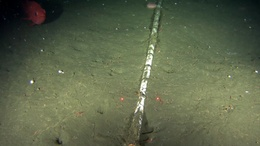
%> input picture data/181.jpg, 260 x 146 px, shrunk from 1280 x 720 before the run
$ octave demo.m   (GNU Octave 9; MATLAB toolbox functions it lacks are replaced by stand-ins)
%> lines starting %> are read from the running program, lines starting %| are printed output that depends on the picture
### utils/CCICalculation.m
function [CCI] = CCICalculation(image,tolerance)

% Function to calculate the contrast code image (CCI), first proposed in
% the work titled "A Contrast-Guided Approach for the Enhancement
% of Low-Lighting Underwater Images" by Tunai P. Marques, Alexandra
% Branzan-Albu and Maia Hoeberechts
% By Tunai Porto Marques, 2020 (tunaimarques.com)
%
% Inputs:
% image - the RGB image whose the CCI is calculated upon
% tolerance - parameter that defines the priority that bigger patch sizes
% will have.
%
% Outputs:
% CCI - a 1-D matrix with the same dimensions as "image" composed, in each
% location x, by the contrast code c that specifies the patch size that
% generated the smallest local standard deviation considering 7 patch
% sizes.

% ========== Contrast code image (CCI) calculation ============== %

% turn image into double so its decimal points can be used in calculations
A = double(image);
[x y z] = size(A);

% create an image with padding big enough to allocate all the dynamic patch
% sizes when calculating dark channel and transmission maps
biggest_psize = 15;
prange_biggest = round(biggest_psize/2)-1;

% assign the different psizes to be tested. usual range is [15 13 ... 5 3]
psize2 = [15 13 11 9 7 5 3];

% determines the tolerance factor (weight decay)
tol = 1-(tolerance/100);

% creates a tolerance array that will use the tolerance factor to
% proportionally increase the priority of bigger patch sizes. Since
% the lowest std.dev. will determine the patch size chosen, lowering
% this value increases its relevance in latter stages of the algorithm.
tolerance_array = [1*((tol)^6) 1*((tol)^5) 1*((tol)^4) 1*((tol)^3) 1*((tol)^2) 1*((tol)^1) 1];
% reshapes the array into a 7-dimensional array
tolerance_array = reshape(tolerance_array,1,1,7);
% clones the array so it can be multiplied with all the elements of the
% std.dev. results image
tolerance_matrix = repmat(tolerance_array,[x y 1]);

% Score Image creation. note that the number of dimensions is given by the
% number of std. deviation. scores that will be saved for each pixel,
% corresponding to different window sizes
score_temp = zeros(x,y,length(psize2));

% calculation of the grayscale version of the image:

% 1. uses ITU-R Recommendation BT.601-7 for luminance (E'y) caclualtion:
% E'y = 0.299 * R + 0.587 * G + 0.114 * B. This formulation takes into
% consideration the perceived importance of each color channel to the human
% eye, therefore it is preferred.

gray = rgb2gray(image);
% 2. Alternativelly, use the simple mean between the three color channels
% gray = (A(:,:,1)+A(:,:,2)+A(:,:,3))/3;

% calculation of the std. dev for the seven different patch sizes:
% calculates the standard deviation for each patch size, centered in each
% pixel (stride 1) of the image and save all the results in the score_temp
% image. note that score_temp(x,y,1) refers to the std. dev. of patch size
% 15x15, score_temp(x,y,7) to patch 3x3, and so on.
for i = 1:length(psize2)
    patchsize=psize2(i);
    score_temp(:,:,i)=stdfilt(gray,true(patchsize));
end

% do an element-wise multiplication with the tolerance matrix so all the
% std. dev. for higher patch sizes are prioritized (i.e., their values are lowered).
% note that using tolerance=0 will assign the same priority to the
% std. dev. results of all patch sizes.
score_temp = score_temp.*tolerance_matrix;

% the dimension with lowest value indicates the approapriate patch size (the one
% that generated the lowest std. dev. result.

disp("Contrast code image calculated.");
[~, CCI] = min(score_temp,[],3);

### utils/luwe_input.m
function [dynamic] = luwe_input(image,CCI,w,t0,filter, atmLightPatchMul, name, save)

% Function to calculate the inputs of the multi-scale fusion process by
% dehazing the original image using two atmospheric lighting models
% By Tunai Porto Marques, 2020 (tunaimarques.com)
%
% Inputs:
% image - RGB image to be used in the dehazing process
% CCI - contrast code image calculated using the CCICalculation function
% w - parameter that preserves some of the particles (haze) in the image
% for more realistic results (aerial perspective)
% t0 - to avoid the noise cause by small J(x)t(x) (in the radiance recovery
% phase), this term is added as a lower boundary
% filter - defines if the transmission map and atm. lighting are refined or not
% atmLightPatchMul - multiplying factor m (with respect to constrast code
% c) to be used in the atm. lighting model calculation
% name - path of the  output images
% save - defines if partial results are saved as images or not
%
% Outputs:
% dynamic - result (RGB image) of the contrast-based, local
% atm. lighting-led dehazing process

disp(sprintf('Creating input with atm. lighting using m=%d',atmLightPatchMul));

if ~exist(name, 'dir')
   mkdir(name)
end

% The functions used to calculate the dark channel and transmission maps
% with different patch sizes were included in this function for clarity.

% ========== Calculating the dark channel ============== %

% turn image into double so its decimal points can be used in calculations
A = double(image);
A(A<10)=0;

[x y z] = size(A);

% create an image with padding big enough to allocate all the dynamic patch
% sizes when calculating dark channel and transmission maps
biggest_psize = 15;
prange_biggest = round(biggest_psize/2)-1;
extended = padarray(A,[prange_biggest prange_biggest],'symmetric','both');

dcs = zeros(x,y,3);

%loop throught the image constructing the dark channel
for i = 1:x
        for j = 1:y

            % compensate for the extended indices (padding)
            cpx = i+prange_biggest; %current pixel x
            cpy = j+prange_biggest; %current pixel y

            % select the ideal patch size for this particular pixel (based
            % on the CCI previously calculated)
            prange = CCI(i,j);
            prange = 8-prange;

            % determine the current patch to be considered
            patch = extended(cpx-prange:cpx+prange,cpy-prange:cpy+prange,:);

            dcs(i,j,1) = min(min(patch(:,:,1)));
            dcs(i,j,2) = min(min(patch(:,:,2)));
            dcs(i,j,3) = min(min(patch(:,:,3)));

       end
end

% ========== Calculating the atmospheric light ============== %

atmLightImage = zeros(x,y,3);

% calculate the atm. lighting model for each of the color channels based
% on local contrast, as specified by eq. (9) from [1]
atmLightImage(:,:,1) = contrastGuidedAL(dcs(:,:,1),CCI,atmLightPatchMul);
atmLightImage(:,:,2) = contrastGuidedAL(dcs(:,:,2),CCI,atmLightPatchMul);
atmLightImage(:,:,3) = contrastGuidedAL(dcs(:,:,3),CCI,atmLightPatchMul);

if (filter == 1)
    atmLightImageFilt = imgaussfilt(atmLightImage,10);
else
    atmLightImageFilt = atmLightImage;
end

% ========== Calculating the transmission map ============== %

transmm = zeros(x,y);

% normalize the image using the previously calculated atmospheric lighting
% model in each color channel

normalized(:,:,1) = A(:,:,1)./atmLightImageFilt(:,:,1);
normalized(:,:,2) = A(:,:,2)./atmLightImageFilt(:,:,2);
normalized(:,:,3) = A(:,:,3)./atmLightImageFilt(:,:,3);
normalized(isnan(normalized))=0;

%values of normalized vary between 0-1 (variable of type double)

% pad the normalized image so patches of different sizes can be used to
% calculate the transmission map
normalized = padarray(normalized,[prange_biggest prange_biggest],'symmetric','both');

for i = 1:x
        for j = 1:y

            % for each pixel, compensate the coordinates with the
            % padding applied

            cpx=i+prange_biggest; %current pixel x
            cpy=j+prange_biggest; %current pixel y

            %choose the best psize
            prange=CCI(i,j);
            prange = 8-prange;

            % select the patch on the normalized image
            patch = normalized(cpx-prange:cpx+prange,cpy-prange:cpy+prange,:);

            % eq. (12) from [2]
            transmm(i,j) = 1 - ( w * min(patch(:)) );

       end
end

tmr = transmm;

% most of the single-image dehazing algorithms add a filtering step after
% the tmap calculation. Common filtering options are the Gaussian,
% bi-lateral and fast guided filter. Based on [3], we use the fast guided
% filter.

% applies the fast-guided filter if prompted by the user.
if (filter == 1)
        p = double(transmm);
        r = 16; % radius of the window w
        s = 4; %subsampling ratio s
        eps = 0.45; %regularization parameter controlling the degree of smoothness
        transmm = fastguidedfilter(p,p,r,eps,s);
end

tmd = transmm;

% ========== Recovering the radiance (haze-less version of the image) === %

J=zeros(size(A));

% for the current implementation of this formula, the values of the
% pixels should range from [0 1].

% rescale the intensities of each pixel in the three channels of the
% original image
a_r = im2single(uint8(A(:,:,1)));
a_g = im2single(uint8(A(:,:,2)));
a_b = im2single(uint8(A(:,:,3)));

% rescale the atm. lighting.
atm_lighting = atmLightImageFilt;
atm_lighting = atm_lighting/255;

% loop throught the image to recover its radiance (haze-less version)
for i = 1:x
        for j = 1:y

            % from eq. (22) in [2]:
            % 1 - subtract the original pixel value by the atm. light
            % 2 - divide the result by the max of (tmap(x,y0 , t0))
            % 3 - sum the result with the atm. light

            diff = (double(a_r(i,j))-atm_lighting(i,j,1));
            J(i,j,1)=diff/max(transmm(i,j),t0);
            J(i,j,1)=J(i,j,1)+atm_lighting(i,j,1);

            diff = (double(a_g(i,j))-atm_lighting(i,j,2));
            J(i,j,2)=diff/max(transmm(i,j),t0);
            J(i,j,2)=J(i,j,2)+atm_lighting(i,j,2);

            diff = (double(a_b(i,j))-atm_lighting(i,j,3));
            J(i,j,3)=diff/max(transmm(i,j),t0);
            J(i,j,3)=J(i,j,3)+atm_lighting(i,j,3);

        end
end

% save images if prompted
if(save==1)
    imwrite(tmd,string(name)+string(atmLightPatchMul)+'tmap_filtered.png');
    imwrite(tmr,string(name)+string(atmLightPatchMul)+'tmap_raw.png');
    imwrite(rescale(atmLightImageFilt),string(name)+string(atmLightPatchMul)+'atml_filtered.png');
    imwrite(rescale(atmLightImage),string(name)+string(atmLightPatchMul)+'atml_raw.png');
    imwrite(rgb2gray(rescale(dcs)),string(name)+'dc.png');
end

% return the final, contrast-based dehazed image
dynamic = J;

%%% References
% [1] L^2UWE: A Framework for the Efficient Enhancement of Low-Light
% Underwater Images Using Local Contrast and Multi-Scale Fusion. Tunai
% Porto Marques, Alexandra Branzan Albu, 2020.
% [2] Single Image Haze Removal Using Dark Channel Prior. Kaiming He,
% Jian Sun, Xiaoou Tang, 2011.
% [3] Enhancement of Low-Lighting Underwater Images Using Dark Channel
% Prior and Fast Guided Filters. Tunai Porto Marques, Alexandra
% Brazan-Albu, Maia Hoeberechts, 2018

### demo.m
% Implementation of the work "L^2UWE: A Framework for the
% Efficient Enhancement of Low-Light Underwater Images Using
% Local Contrast and Multi-Scale Fusion" by Tunai P. Marques and Alenxadra
% Branzan Albu
% 2020 CVPR Workshop - NTIRE: New Trends in Image Restoration and Enhancement
%
% By Tunai Porto Marques, 2020 (tunaimarques.com)

if ~exist("./out", 'dir')
       mkdir("./out")
end

addpath("./third party/")
addpath("./utils/")

clc; close all; clear;

%% Collection of input parameters

% choose the input image
img_original = imread('./data/181.jpg');
%> img_original is the input picture: size 146x260x3 uint8; mean R, G, B 92.2, 100.7, 74.3

% to standardize calculations, the image has to be 3-channel and type uint8
if ~(isa(img_original,'uint8'))
    img_original = uint8(img_original)
end
if size(img_original,3)<2
    img_original = repmat(img_original,1,1,3);
end

% path where the enhanced and partial images are saved
save_outputs = 1; % 1/0 = save/don't save outputs
outPath = '.\out\';

% dehazing-related parameters (refer to [1,2])
tol = 3; % tolerance used in the CCI calculation
filter = 1; % 1/0 = refine/don't refine the transmission map
multiplier = [5,30]; % defines the size of multiplier m for inputs 1 and 2
w = 0.9; % parameter from eq. (12) [2]
t0 = 0.02; % parameter from eq. (22) [2]

%fusion-related parameters
laplaciankernel = [-1,-1,-1;-1,8,-1;-1,-1,-1]/8; % laplacian kernel used on
% the local contrast weight map
regTerm = 0.001; % a term that guarantees that each input contributes to
% the multi-scale fusion output
pyramidLevels = 5;
display_multiFusion = 1; % 1/0 = display/don't display the partial results


%% Calculation of contrast-guided inputs (dehazed versions of the image)

inverted = imcomplement(img_original);
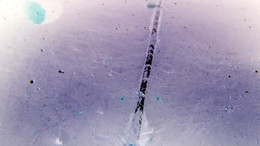
%> inverted: size 146x260x3 uint8; mean R, G, B 162.8, 154.3, 180.7
CCI = CCICalculation(inverted,tol);
%> in CCICalculation, `gray = rgb2gray(image);`:
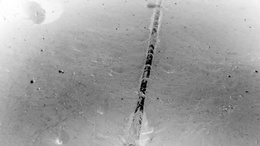
%> gray: size 146x260 uint8; min 1, max 255, mean 159.9
%> in CCICalculation, `[~, CCI] = min(score_temp,[],3);`:
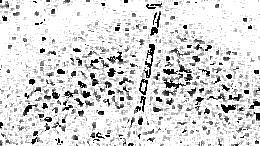
%> CCI: size 146x260 double; min 1, max 7, mean 6.1; drawn with min black and max white
input1 = luwe_input(inverted,CCI,w,t0,filter,multiplier(1),outPath,save_outputs);
%> in luwe_input, `A(A<10)=0;`: A: size 146x260x3 double; mean R, G, B 162.8, 154.3, 180.7; mean of the top-left, top-right, bottom-left and bottom-right quarters 193.6, 173.2, 151.6, 145.4
%> in luwe_input, `extended = padarray(A,[prange_biggest prange_biggest],'symmetric','bot..`:
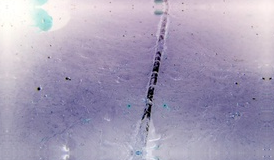
%> extended: size 160x274x3 double; mean R, G, B 167, 158.8, 183.6
%> after the loop in luwe_input, `for i = 1:x`:
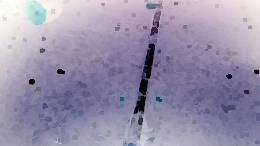
%> dcs: size 146x260x3 double; mean R, G, B 153, 144.9, 171.2
%> the run ends on the next line

$ run again, with data/46.png saved as data/181.jpg
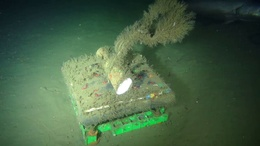
%> input picture data/46.png, 260 x 146 px, shrunk from 1280 x 720 before the run
%> img_original is the input picture: size 146x260x3 uint8; mean R, G, B 71.1, 97.3, 69.5
%> in CCICalculation, `[~, CCI] = min(score_temp,[],3);`:
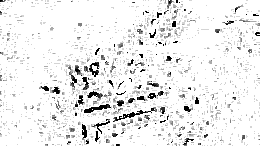
%> CCI: size 146x260 double; min 1, max 7, mean 6.57; drawn with min black and max white
%> after the loop in luwe_input, `for i = 1:x`:
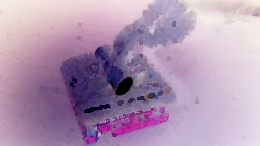
%> dcs: size 146x260x3 double; mean R, G, B 175.9, 149.4, 178

$ run again, with data/51.png saved as data/181.jpg
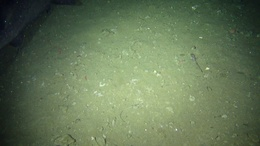
%> input picture data/51.png, 260 x 146 px, shrunk from 1280 x 720 before the run
%> img_original is the input picture: size 146x260x3 uint8; mean R, G, B 99.1, 116.5, 85.8
%> in CCICalculation, `[~, CCI] = min(score_temp,[],3);`:
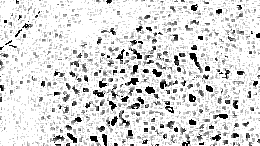
%> CCI: size 146x260 double; min 1, max 7, mean 6.15; drawn with min black and max white
%> after the loop in luwe_input, `for i = 1:x`:
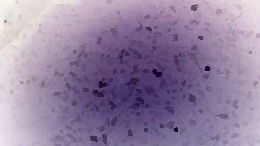
%> dcs: size 146x260x3 double; mean R, G, B 147.7, 130.1, 161
